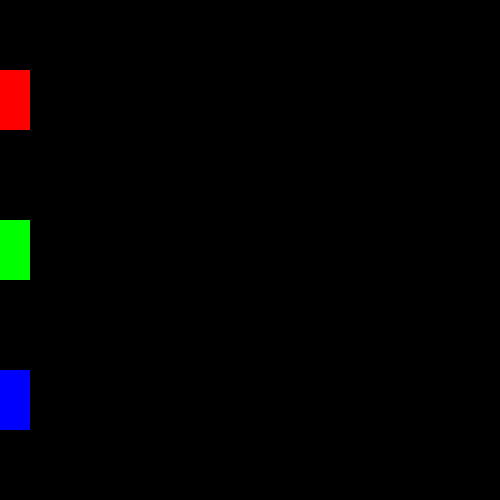
Frame 1 (no input)
Frame 60 (no input): identical to frame 1, image omitted
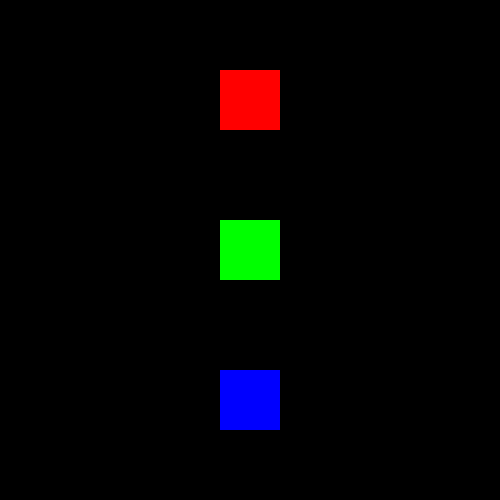
Frame 120 (the mouse pressed at the canvas centre since frame 60)

The p5.js sketch that drew these frames (run headless with seeded random() and noise() and a simulated clock; from frame 60 on, the mouse is pressed at the canvas centre):

// p5.js sketch
// ── sketch.js
//Step 1: Create a 500 by 500 canvas.

//Step 2: Set the starting colors to red, green, and blue.

//Step 3: Clear the canvas with a black background during every frame.

//Step 4: Draw three squares at different vertical positions.

//Step 5: Use mouseX as the horizontal position of each square.

//Step 6: Randomly change all three colors when the mouse is clicked.

let r1 = 255;
let g1 = 0;
let b1 = 0;

let r2 = 0;
let g2 = 255;
let b2 = 0;

let r3 = 0;
let g3 = 0;
let b3 = 255;

function setup() {
  createCanvas(500, 500);
  noStroke();
}

function draw() {
  background(0);

  fill(r1, g1, b1);
  rect(mouseX - 30, 70, 60, 60);

  fill(r2, g2, b2);
  rect(mouseX - 30, 220, 60, 60);

  fill(r3, g3, b3);
  rect(mouseX - 30, 370, 60, 60);
}

function mouseClicked() {
  r1 = random(0, 256);
  g1 = random(0, 256);
  b1 = random(0, 256);

  r2 = random(0, 256);
  g2 = random(0, 256);
  b2 = random(0, 256);

  r3 = random(0, 256);
  g3 = random(0, 256);
  b3 = random(0, 256);
}
